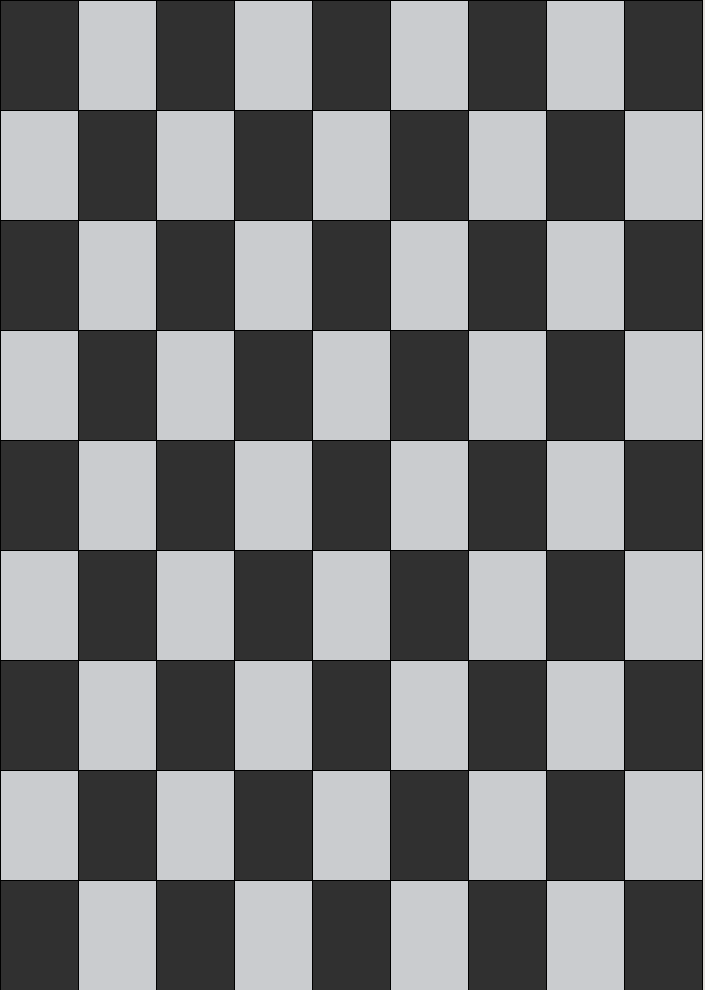
Frame 1 (no input)
Frame 60 (the mouse pressed at the canvas centre just before this capture): identical to frame 1, image omitted
Frame 120 (the mouse held since frame 60 and released just before this capture): identical to frame 1, image omitted

The Processing sketch that drew this single still picture (run headless with seeded random() and noise(); from frame 60 on, the mouse is pressed at the canvas centre):

// Processing sketch: day2_3
// ── day2_3.pde
int myRange = 9;
float rectWidth;
float rectHeight;
String grey = "#CACCCF";
String white = "#E1DFDB";


void setup() {
  size(705, 990);
}


void draw() {
  rectWidth = width/ myRange;
  rectHeight = height/ myRange;
  background(#E1DFDB);
  fill(#303030);

  for (int x = 0; x<myRange; x++) {
    for (int y = 0; y<myRange; y++) {
      if(x%2==0&&y%2==0){
        fill(#303030);
      }
      else if(x%2==1&&y%2==1){
        fill(#303030);
      }
      else{
        fill(#CACCCF);
      }
      rect(x*rectWidth,y*rectHeight,rectWidth,rectHeight);
    }
  }
}
